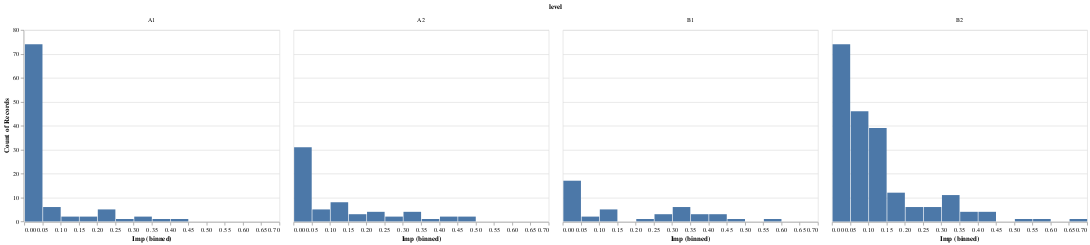

Write notebook code for a chart like this one.
### Markdown cell above
### Imp Tense

### Code cell
alt.Chart(level_verb_tense_df).mark_bar().encode(x = alt.X('Imp', bin = alt.Bin(maxbins = 30)), y = 'count()').facet('level')

### Figure 1 — Vega-Lite specification as saved in the notebook (floating-point values rounded to 4 significant figures; data arrays with more than 128 entries replaced by an {"elided": "..."} marker saying what was removed)
{"$schema": "https://vega.github.io/schema/vega-lite/v4.8.1.json", "config": {"view": {"continuousHeight": 300, "continuousWidth": 400}}, "data": {"name": "data-2474722e8d0f355a545a348be5320e3c"}, "datasets": {"data-2474722e8d0f355a545a348be5320e3c": {"elided": "403 records"}}, "facet": {"field": "level", "type": "nominal"}, "spec": {"encoding": {"x": {"bin": {"maxbins": 30}, "field": "Imp", "type": "quantitative"}, "y": {"aggregate": "count", "type": "quantitative"}}, "mark": "bar"}}
